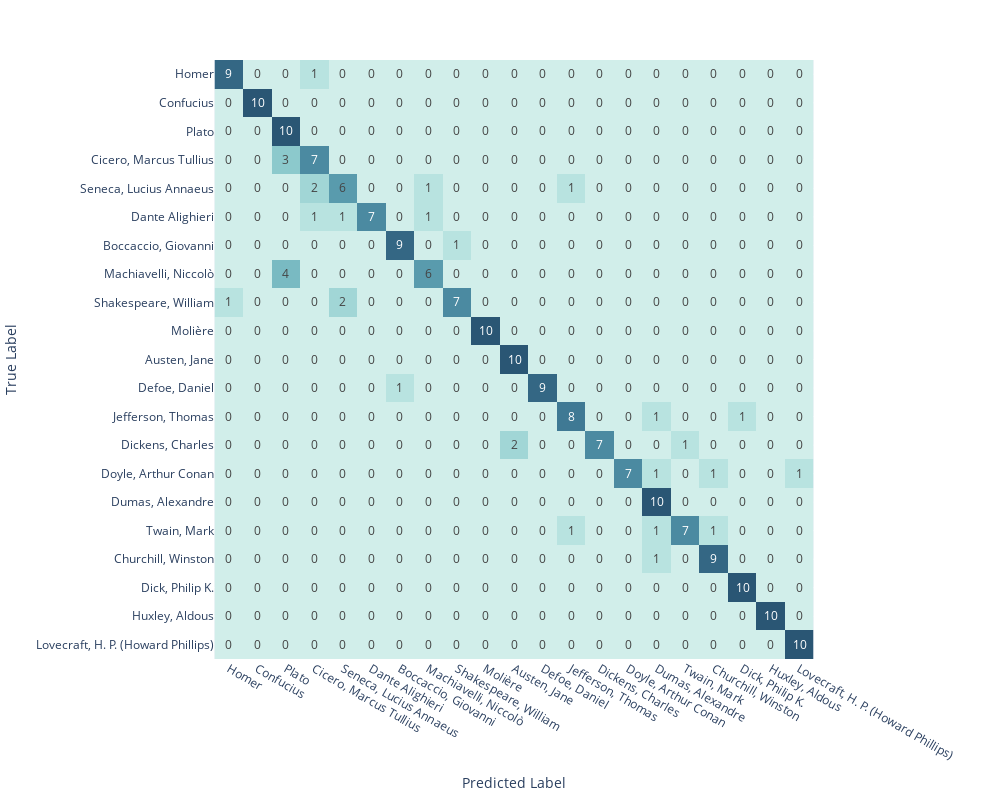

The notebook cell saved with this chart:
### Code cell
fig = px.imshow(confusion_matrix(y_test, results.predictions.argmax(axis=1)),
                width=1000,
                height=800,
                text_auto=True,
                labels=dict(x='Predicted Label',
                            y='True Label'),
                            x=select_authors,
                            y=select_authors,
                            color_continuous_scale='Teal'
                            )

fig.update(layout_coloraxis_showscale=False)

fig.show()

### Figure 1 — Plotly figure (JSON) as saved in the notebook; plotly's stock layout.template omitted (floating-point values rounded to 4 significant figures; data arrays with more than 128 entries replaced by an {"elided": "..."} marker saying what was removed)
{"data": [{"coloraxis": "coloraxis", "hovertemplate": "Predicted Label: %{x}<br>True Label: %{y}<br>color: %{z}<extra></extra>", "name": "0", "texttemplate": "%{z}", "type": "heatmap", "x": ["Homer", "Confucius", "Plato", "Cicero, Marcus Tullius", "Seneca, Lucius Annaeus", "Dante Alighieri", "Boccaccio, Giovanni", "Machiavelli, Niccolò", "Shakespeare, William", "Molière", "Austen, Jane", "Defoe, Daniel", "Jefferson, Thomas", "Dickens, Charles", "Doyle, Arthur Conan", "Dumas, Alexandre", "Twain, Mark", "Churchill, Winston", "Dick, Philip K.", "Huxley, Aldous", "Lovecraft, H. P. (Howard Phillips)"], "xaxis": "x", "y": ["Homer", "Confucius", "Plato", "Cicero, Marcus Tullius", "Seneca, Lucius Annaeus", "Dante Alighieri", "Boccaccio, Giovanni", "Machiavelli, Niccolò", "Shakespeare, William", "Molière", "Austen, Jane", "Defoe, Daniel", "Jefferson, Thomas", "Dickens, Charles", "Doyle, Arthur Conan", "Dumas, Alexandre", "Twain, Mark", "Churchill, Winston", "Dick, Philip K.", "Huxley, Aldous", "Lovecraft, H. P. (Howard Phillips)"], "yaxis": "y", "z": {"elided": "21x21 int values"}}], "layout": {"coloraxis": {"colorscale": [[0, "rgb(209, 238, 234)"], [0.1667, "rgb(168, 219, 217)"], [0.3333, "rgb(133, 196, 201)"], [0.5, "rgb(104, 171, 184)"], [0.6667, "rgb(79, 144, 166)"], [0.8333, "rgb(59, 115, 143)"], [1, "rgb(42, 86, 116)"]], "showscale": false}, "height": 800, "margin": {"t": 60}, "width": 1000, "xaxis": {"anchor": "y", "constrain": "domain", "domain": [0, 1], "scaleanchor": "y", "title": {"text": "Predicted Label"}}, "yaxis": {"anchor": "x", "autorange": "reversed", "constrain": "domain", "domain": [0, 1], "title": {"text": "True Label"}}}}
